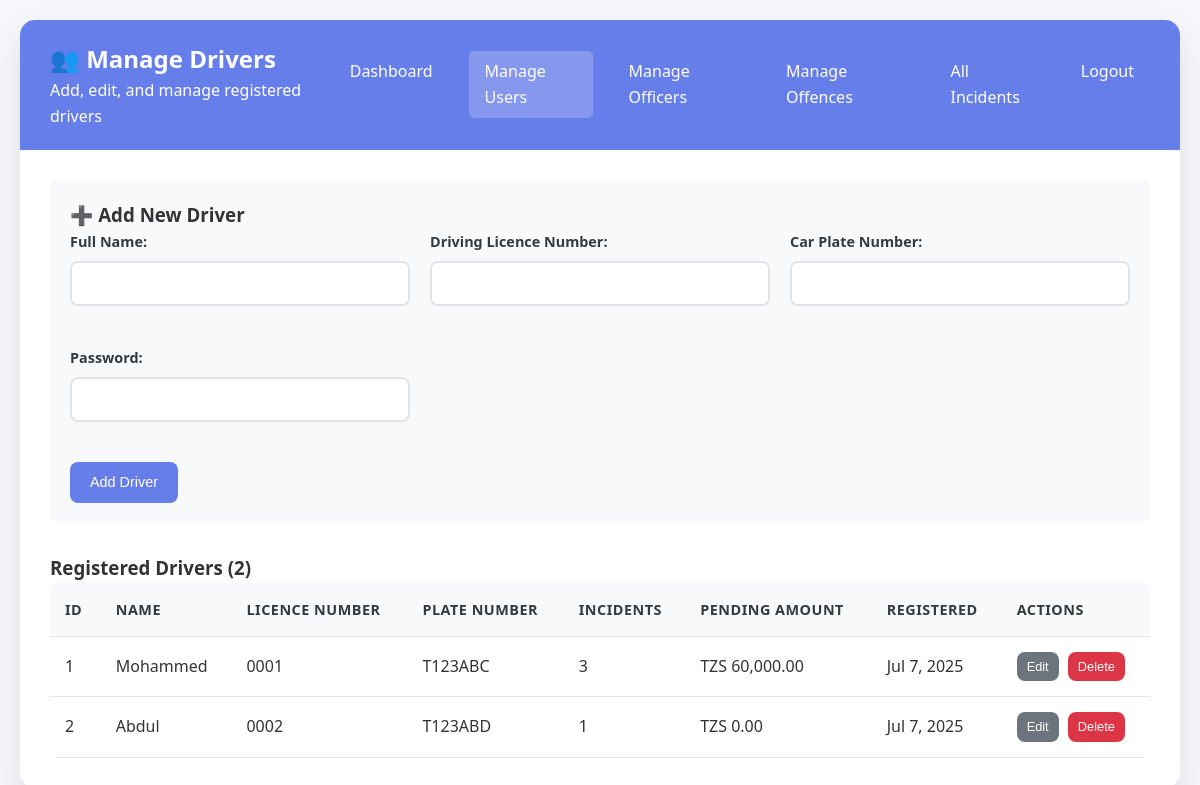
Page /admin/manage_users.php (signed in) on the committed database.
### tables this page shows
CREATE TABLE `users` (
  `id` int(11) NOT NULL,
  `name` varchar(100) NOT NULL,
  `licence_no` varchar(50) NOT NULL,
  `plate_no` varchar(20) NOT NULL,
  `password` varchar(255) NOT NULL,
  `role` enum('user') DEFAULT 'user',
  `created_at` timestamp NOT NULL DEFAULT current_timestamp()
);

### config/database.php (called while the page is built, shortened)
<?php
function formatCurrency($amount) {
    return 'TZS ' . number_format($amount, 2);
}
?>

### admin/manage_users.php (the view, shortened to what this page needs)
<?php
require_once '../config/database.php';
$database = new Database();
$conn = $database->getConnection();
$users_query = "SELECT u.*,
                       COUNT(i.id) as incident_count,
                       SUM(CASE WHEN i.status = 'Pending' THEN o.amount_tzs ELSE 0 END) as pending_amount
                FROM users u
                LEFT JOIN incidents i ON u.id = i.user_id
                LEFT JOIN offences o ON i.offence_id = o.id
                GROUP BY u.id
                ORDER BY u.created_at DESC";
$users_stmt = $conn->prepare($users_query);
$users_stmt->execute();
$users = $users_stmt->fetchAll(PDO::FETCH_ASSOC);
?>
<!DOCTYPE html>
<html lang="en">
<head>
    <link rel="stylesheet" href="../assets/css/style.css">
</head>
<body>
    <div class="container">
        <div class="dashboard">
            <div class="dashboard-header">
                <div>
                    <h2>👥 Manage Drivers</h2>
                    <p>Add, edit, and manage registered drivers</p>
                </div>
                <div class="dashboard-nav">
                    <a href="dashboard.php">Dashboard</a>
                    <a href="manage_users.php" class="active">Manage Users</a>
                    <a href="manage_officers.php">Manage Officers</a>
                    <a href="manage_offences.php">Manage Offences</a>
                    <a href="view_incidents.php">All Incidents</a>
                    <a href="../auth/logout.php">Logout</a>
                </div>
            </div>
            <div class="dashboard-content">
                <div style="background: #f8f9fa; padding: 20px; border-radius: 8px; margin-bottom: 30px;">
                    <h3>➕ Add New Driver</h3>
                    <form method="POST" class="form-grid">
                        <div class="form-group">
                            <label for="name">Full Name:</label>
                            <input type="text" name="name" id="name" required>
                        </div>
                        <div class="form-group">
                            <label for="licence_no">Driving Licence Number:</label>
                            <input type="text" name="licence_no" id="licence_no" required>
                        </div>
                        <div class="form-group">
                            <label for="plate_no">Car Plate Number:</label>
                            <input type="text" name="plate_no" id="plate_no" required>
                        </div>
                        <div class="form-group">
                            <label for="password">Password:</label>
                            <input type="password" name="password" id="password" required>
                        </div>
                        <div style="grid-column: 1 / -1;">
                            <button type="submit" class="btn btn-primary">Add Driver</button>
                        </div>
                    </form>
                </div>
                <h3>Registered Drivers (<?php echo count($users); ?>)</h3>
                <table class="data-table">
                    <thead>
                        <tr>
                            <th>ID</th>
                            <th>Name</th>
                            <th>Licence Number</th>
                            <th>Plate Number</th>
                            <th>Incidents</th>
                            <th>Pending Amount</th>
                            <th>Registered</th>
                            <th>Actions</th>
                        </tr>
                    </thead>
                    <tbody>
                        <?php foreach ($users as $user): ?>
                            <tr>
                                <td><?php echo $user['id']; ?></td>
                                <td><?php echo htmlspecialchars($user['name']); ?></td>
                                <td><?php echo htmlspecialchars($user['licence_no']); ?></td>
                                <td><?php echo htmlspecialchars($user['plate_no']); ?></td>
                                <td><?php echo $user['incident_count']; ?></td>
                                <td><?php echo formatCurrency($user['pending_amount'] ?? 0); ?></td>
                                <td><?php echo date('M j, Y', strtotime($user['created_at'])); ?></td>
                                <td>
                                    <button onclick="editUser(<?php echo htmlspecialchars(json_encode($user)); ?>)"
                                            class="btn btn-secondary" style="font-size: 0.8rem; padding: 5px 10px; margin-right: 5px;">Edit</button>
                                    <form method="POST" style="display: inline;"
                                          onsubmit="return confirmDelete('Are you sure you want to delete this driver?')">
                                        <button type="submit" class="btn btn-danger" style="font-size: 0.8rem; padding: 5px 10px;">Delete</button>
                                    </form>
                                </td>
                            </tr>
                        <?php endforeach; ?>
                    </tbody>
                </table>
            </div>
        </div>
    </div>
</body>
</html>

### assets/css/style.css (style rules this page uses)
* { margin: 0; padding: 0; box-sizing: border-box; }
:root { --primary-color: #667eea; --primary-dark: #5a6fd8; --secondary-color: #6c757d; --success-color: #28a745; --warning-color: #ffc107; --danger-color: #dc3545; --info-color: #17a2b8; --light-color: #f8f9fa; --dark-color: #343a40; --white: #ffffff; --border-color: #e1e5e9; --text-color: #333; --text-muted: #6c757d; --sidebar-width: 280px; --header-height: 70px; --border-radius: 8px; --box-shadow: 0 2px 10px rgba(0, 0, 0, 0.1); --transition: all 0.3s ease; }
body { font-family: "Segoe UI", Tahoma, Geneva, Verdana, sans-serif; background: #f5f7fa; color: var(--text-color); line-height: 1.6; }
.form-grid { display: grid; grid-template-columns: repeat(auto-fit, minmax(300px, 1fr)); gap: 20px; }
.form-group { margin-bottom: 20px; }
.form-group label { display: block; margin-bottom: 8px; font-weight: 600; color: var(--dark-color); font-size: 0.9rem; }
.form-group input, .form-group select, .form-group textarea { width: 100%; padding: 12px 15px; border: 2px solid var(--border-color); border-radius: var(--border-radius); font-size: 0.95rem; transition: var(--transition); background: white; }
.btn { display: inline-flex; align-items: center; justify-content: center; padding: 10px 20px; border: none; border-radius: var(--border-radius); font-size: 0.9rem; font-weight: 500; text-decoration: none; cursor: pointer; transition: var(--transition); line-height: 1.5; gap: 8px; }
.btn-primary { background: var(--primary-color); color: white; }
.btn-secondary { background: var(--secondary-color); color: white; }
.btn-danger { background: var(--danger-color); color: white; }
.data-table { width: 100%; border-collapse: collapse; background: white; border-radius: var(--border-radius); overflow: hidden; }
.data-table th, .data-table td { padding: 15px; text-align: left; border-bottom: 1px solid var(--border-color); }
.data-table th { background: var(--light-color); font-weight: 600; color: var(--dark-color); font-size: 0.9rem; text-transform: uppercase; letter-spacing: 0.5px; }
.container { max-width: 1200px; margin: 0 auto; padding: 20px; }
.dashboard { background: white; border-radius: 15px; box-shadow: 0 15px 35px rgba(0, 0, 0, 0.1); overflow: hidden; }
.dashboard-header { background: var(--primary-color); color: white; padding: 20px 30px; display: flex; justify-content: space-between; align-items: center; }
.dashboard-nav { display: flex; gap: 20px; }
.dashboard-nav a { color: white; text-decoration: none; padding: 8px 16px; border-radius: 5px; transition: var(--transition); }
.dashboard-nav a:hover, .dashboard-nav a.active { background: rgba(255, 255, 255, 0.2); }
.dashboard-content { padding: 30px; }

### rows in the picture
users: id "1", name "Mohammed", licence_no "0001", plate_no "T123ABC", incident_count "3", pending_amount "TZS 60,000.00", created_at "Jul 7, 2025"
users: id "2", name "Abdul", licence_no "0002", plate_no "T123ABD", incident_count "1", pending_amount "TZS 0.00", created_at "Jul 7, 2025"

### other values in the picture
count($users) "2"
